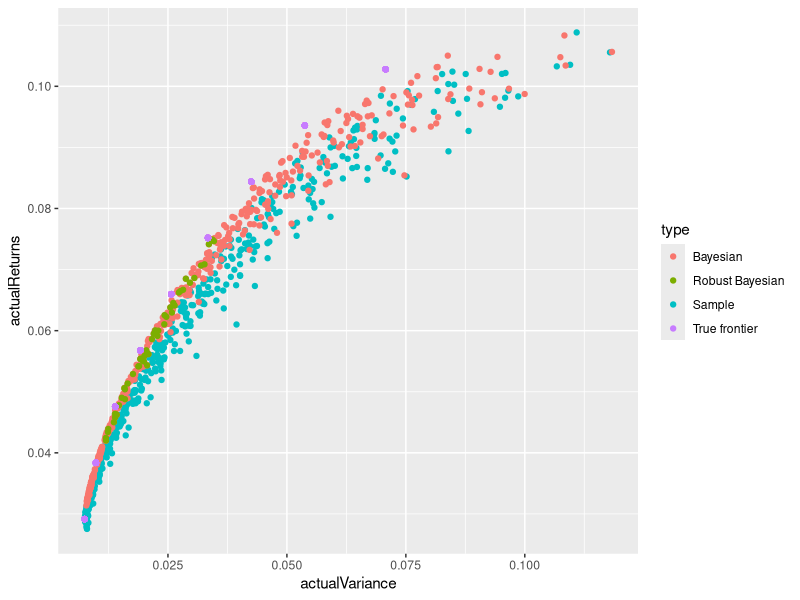

Write R code to recreate this figure.
library( matlab )
library( quadprog )
library( MASS )

#' Construct the mean-variance efficient frontier using a quadratic solver
#'
#' Construct a number of long-only or long-short portfolios on the mean-variance efficient frontier where each
#' portfolio is equally distanced in return space
#'
#' @param discretizations   number of portfolios to generate along efficient frontier (where each portfolio is equally distanced in return spaced)
#' @param cov               arithmetic covariance matrix of asset returns
#' @param mu                a vector of arithmetic returns for each asset
#' @param longonly          a boolean which constrains weights to > 0 if true
#'
#' @return a list of portfolios along the frontier from least risky to most risk
#'    The indices in each list correspond to each other
#'      returns             the expected portfolio returns along the frontier
#'      volatility          the variance of the portfolio along the frontier
#'      weights             the weights of the portfolio components along the frontier
#' @author Ram Ahluwalia \email{ram@@wingedfootcapital.com}
efficientFrontier = function( discretizations , cov , mu , longonly = FALSE ) 
  {    
  # setup quadratic program
  N = nrow( cov )
  firstDegree = zeros( N , 1 )
  secondDegree = cov
  Aeq = ones( 1 , N ) ; beq = 1
  A = eye( N )
  b = zeros( N , 1 )
  
  if ( !longonly )
    { Aqp = t( Aeq ) ; bqp = beq } 
  else
    { Aqp = t( rbind( Aeq , A ) ) ; bqp = c( beq , b ) }
  
  minVolWeights = solve.QP( secondDegree , firstDegree , Aqp , bqp , length( beq ) )$solution
  minVolRet = minVolWeights %*% mu
  
  maxRet = max( mu )
  
  step = ( maxRet - minVolRet ) / ( discretizations - 1 )
  targetReturns = seq( minVolRet , maxRet , step )
  
  weights = minVolWeights
  volatility = sqrt( minVolWeights %*% cov %*% minVolWeights )
  returns = minVolRet
  
  for( i in 2:( discretizations - 1 ) ){
    Aeq = ones( 1 , N )
    Aeq = rbind( Aeq , t( mu ) )
    
    beq = c( 1 , targetReturns[i] )
    if( !longonly ){
      Aqp = t( Aeq ) #combine A matrices
      bqp = beq #combine b vectors
    }else{
      Aqp = t( rbind( Aeq , A ))
      bqp = c(beq,b)
    }
    
    solvedWeights = solve.QP( secondDegree , firstDegree , Aqp , bqp , 1 )$solution
    weights = rbind( weights , solvedWeights )
    volatility = c( volatility , sqrt( solvedWeights %*% cov %*% solvedWeights ) )
    returns = c( returns , solvedWeights %*% mu )
    
  }  
  return( list( returns = returns , volatility = volatility , weights = weights ) )
}


#' Construct a Bayesian mean-variance efficient frontier and identifies the most robust portfolio
#'
#' Construct a collection of portfolios along the Bayesian mean-variance efficient frontier
#' where each portfolio is equally distanced in return space. The function also returns the most robust
#' portfolio along the Bayesian efficient frontier
#'
#' @param mean_post          the posterior vector of means (after blending prior and sample data)
#' @param cov_post           the posterior covariance matrix (after blending prior and sample data)
#' @param confidenceInPrior  a numeric with the relative confidence in the prior vs. the sample data. A value of 2 indicates twice as much weight to assign to the prior vs. the sample data. Must be greater than or equal to zero
#' @param riskAversionMu     risk aversion coefficient for estimation of means. 
#' @param riskAversionSigma  risk aversion coefficient for estimation of Sigma.
#' @param discretizations    an integer with the number of portfolios to generate along efficient frontier (equally distanced in return space). Parameter must be an integer greater or equal to 1.
#' @param volatility         a numeric with the volatility used to calculate gamma-m. gamma-m acts as a constraint on the maximum volatility of the robust portfolio. A higher volatility means a higher volatile robust portfolio may be identified.
#'
#' @return a list of portfolios along the frontier from least risky to most risky
#'   bayesianFrontier        a list with portfolio along the Bayesian efficient frontier. Specifically:
#'                               returns: the expected returns of each portfolo along the Bayesian efficient frontier
#'                               volatility: the expected volatility of each portfolo along the Bayesian efficient frontier
#'                               weights: the weights of each portfolo along the Bayesian efficient frontier
#'   robustPortfolio         the most robust portfolio along the Bayesian efficient frontier. Specifically:
#'                               returns: the expected returns of each portfolo along the Bayesian efficient frontier
#'                               volatility: the expected volatility of each portfolo along the Bayesian efficient frontier
#'                               weights: the weights of each portfolo along the Bayesian efficient frontier
#'
#' @author Ram Ahluwalia \email{ram@@wingedfootcapital.com}
#' @export
robustBayesianPortfolioOptimization = function( mean_post , cov_post , nu_post , riskAversionMu = .1 , riskAversionSigma = .1 , discretizations = 10 , longonly = FALSE , volatility )
{    
    # parameter checks    
    N = length( mean ) # number of assets    
    if ( ( N < 2 ) == TRUE ) { stop( "Requires a minimum of two assets to perform optimization" ) }
    if ( discretizations < 1 ) { stop( "Number of discretizations must be an integer greater than 1" ) }  
    if ( volatility < 0 ) { stop( "Volatility cannot be a negative number" ) }
    if ( nu_post < 3 ) { stop( "nu_post must be greater than 2 otherwise g_m is undefined " ) }
    if ( riskAversionMu < 0 ) { stop( "riskAversionMu must be a positive number" ) }
    if ( riskAversionSigma < 0 ) { stop( "riskAversionSigma must be a positive number" ) }
    
    # construct Bayesian efficient frontier
    bayesianFrontier = efficientFrontier( discretizations , cov_post , mean_post , longonly = TRUE ) # returns a list of returns, volatility, and assets weights along the posterior frontier. Each row represents a point on the frontier
  
    # measure gamma-m and gamma-s to identify which portfolios along the frontier are robust
        quantileMeanSquared = qchisq( riskAversionMu , N ) # the value of q-u is typically set to the quantile of the chi-squared distribution with N degrees of freedom (formula 6)    
        
        # g_m is defined as a constraint on the optimal robust portfolio such that the variance of the robust portfolio must be less than gamma-m
        g_m = sqrt( quantileMeanSquared / time_post * nu_post / ( nu_post - 2 ) ) # gamma-m (formula 20)
        
        quantileCovSquared = qchisq( riskAversionMu , N * ( N + 1 ) / 2 ) # from formula 7. N*(N+1)/2 is the degrees of freedom in a symmetric matrix (number of unique elements)        
        g_s = volatility / ( nu_post / ( nu_post + N + 1 ) + sqrt( 2 * nu_post * nu_post * quantileCovSquared / ( ( nu_post + N + 1 ) ^ 3 ) ) ) # gamma-sigma (formula 21) corresponding to the i'th portfolio along the sample efficient frontier
    
    # initialize parameters
    target = NULL

    # for each of the portfolios along the efficient Bayesian frontier identify the most robust portfolio
    for( k in 1:( discretizations - 1 ) ) 
        {                
        weightsBay = bayesianFrontier[[ "weights" ]][ k , ]                
        
        # reject portfolios that do not satisfy the constraints of formula 19 (i.e. Bayesian portfolios that are not robust, for example, the portfolios at the limit -- 100% confidence in prior or 100% confidence in sample)        
        # identify Robust Bayesian frontier which is a subset of the Bayesian frontier that is further shrunk to toward the global minimumm variance portfolio
            # and even more closely tight to the right of the efficient frontier        
            if ( weightsBay %*% cov_post %*% weightsBay <= g_s ) # constraint for formula 19
                { target = c( target , weightsBay %*% mean_post - g_m * sqrt( weightsBay %*% cov_post %*% weightsBay )) } # formula 19
                else { target = c( target , -999999999 ) } # if the Bayesian efficient portfolio does not satisfy the constraint we assign a large negative value (we will reject these portfolios in the next step)
        }    

        maxTarget = max( target )    
        if ( maxTarget == -999999999 ) { stop( "No robust portfolio found within credibility set. Try increasing volatility or adjusting risk aversion parameters." ) }
        maxIndex = which( target == maxTarget , arr.ind = TRUE ) # identify most robust Bayesian portfolio
        if ( length( maxIndex ) > 1 ) { stop( "The number of robust portfolios identified is greater than 1. Debug. " )}
    
    # identify Robust portfolio as a subset of Bayesian frontier    
    robustPortfolio = list( returns    = bayesianFrontier[[ "returns" ]][ maxIndex ] ,
                            volatility = bayesianFrontier[[ "volatility" ]][ maxIndex ] ,
                            weights    = bayesianFrontier[[ "weights" ]][ maxIndex , ] )    
    
    return( list( bayesianFrontier = bayesianFrontier , robustPortfolio = robustPortfolio , g_m = g_m , g_s = g_s ) )
    
    # Test that the number of returns portfolios is <= number of discretizations
    # Test that there are no NA's in the return results
}

# Example:
    # robustBayesianPortfolioOptimization( mean_post = mean_post , cov_post = cov_post , nu_post = 156 , riskAversionMu = .1 , riskAversionSigma = .1 , discretizations = 10 , longonly = TRUE , volatility = .10 )

#' Constructs the partial confidence posterior based on a prior, sample mu/covariance, and relative confidence in the prior
#'
#' Constructs the partial confidence posterior based on prior (mean vector and covariance matrix) and a posterior
#' with a relative confidence in the prior vs. the sample data
#'
#' @param mean                  the mean of the sample returns
#' @param cov                   the sample covariance matrix
#' @param mean_prior            the prior for the mean returns
#' @param cov_prior             the covariance matrix prior
#' @param confidenceInMeanPrior a numeric with the relative confidence in the mean prior vs. the sample mean. A value of 2 indicates twice as much weight to assign to the prior vs. the sample data. Must be greater than or equal to zero
#' @param confidenceInCovPrior  a numeric with the relative confidence in the covariance prior vs. the sample covariance. A value of 2 indicates twice as much weight to assign to the prior vs. the sample data. Must be greater than or equal to zero
#' @param sampleSize            a numeric with the number of rows in the sample data used to estimate mean_sample and cov_sample
#'
#' @return mean_post            a vector with the confidence weighted posterior mean vector of asset returns blended from the prior and sample mean vector
#' @return cov_post             a covariance matrix the confidence weighted posterior covariance matrix of asset returns blended from the prior and sample covariance matrix
#' @return time_post            a numeric with ... TODO: 
#' @return nu_pst               a numeric with ... TODO:
#' @author Ram Ahluwalia \email{ram@@wingedfootcapital.com}
#' @export
PartialConfidencePosterior = function( mean_sample , cov_sample , mean_prior , cov_prior , relativeConfidenceInMeanPrior , relativeConfidenceInCovPrior , sampleSize )
{
    # parameter checks
    if ( (length( mean_sample ) == nrow( cov_sample )) == FALSE ) { stop( "number of assets in mean must match number of assets in covariance matrix")}
    if ( (length( mean_sample ) == length( mean_prior )) == FALSE ) { stop( "number of assets in mean must match number of assets in mean_prior")}
    if ( ( nrow( cov_sample ) == nrow( cov_prior ) ) == FALSE ) { stop( "number of assets in sample covariance must match number of assets in prior covariance matrix")}
    N = length( mean_sample ) # number of assets    
    if ( ( N < 2 ) == TRUE ) { stop( "requires a minimum of two assets to perform optimization" ) }
    if ( relativeConfidenceInMeanPrior < 0 ) { stop( "Confidence in mean prior must be a number greater than or equal to zero" ) }
    if ( relativeConfidenceInCovPrior  < 0 ) { stop( "Confidence in covariance prior must be a number greater than or equal to zero" ) }
    
    # Investor's experience and confidence is summarized by mean_prior, cov_prior, time_prior, and nu_prior
        # nu_prior = confidence on the inverse of cov_prior (see 7.25 - Meucci Risk & Asset Allocation Text). A larger value of nu_prior corresponds to little uncertainty about the view on inverse of Sigma, and thus Sigma    
        # confidenceInPrior = time_prior = T0 = confidence in the prior view mean_prior
    confidenceInSample = sampleSize # typically the number of observations on which the mean_sample and cov_sample is based on
    confidenceInMeanPrior = sampleSize * relativeConfidenceInMeanPrior
    confidenceInCovPrior = sampleSize * relativeConfidenceInCovPrior
    
    # blend prior and the sample data to construct posterior
    time_post = confidenceInSample + confidenceInMeanPrior
    nu_post = confidenceInSample + confidenceInCovPrior    
    mean_post = 1/time_post * ( mean_sample * confidenceInSample + mean_prior * confidenceInMeanPrior )    
    cov_post = 1/nu_post * (cov_sample * confidenceInSample + cov_prior * confidenceInCovPrior + ( mean_sample - mean_prior ) %*% t( ( mean_sample - mean_prior ) ) / ( 1 / confidenceInSample + 1 / confidenceInMeanPrior ) )
    
    return( list( mean_post = mean_post , cov_post = cov_post , time_post = time_post , nu_post = nu_post ) )    
    
    # TODO: Test expectations
        # Test 1: If relative confidence in prior is 0, then returns mean_sample and cov_sample
        # Test 2: If relative confidence in prior is 1, and sampleSize = 0 then returns mean_prior and cov_prior
        # Test 3: As the number of sample size observations increase, the posterior mean and covariance shrinks toward mean_sample and cov_sample
}

####################################################################
# Example from Meucci's MATLAB script:  S_SimulationsCaseStudy.M
# See MATLAB package "Meucci_RobustBayesian" for original MATLAB
# source on www.symmys.com
####################################################################

####################################################################
# inputs
####################################################################
J = 50 # number of simulations
T = 52 # number of observations in time series
N = 20 # number of assets in the market
r = .4 # overall correlation in constant correlation matrix
min_s = .1 # min volatility among the N assets
max_s = .4 # max volatility among the N assets
NumPortf = 10 # number of discretizations for efficient frontier
p_m = .1 # aversion to estimation risk for mu
p_s = .1 # aversion to estimation risk for sigma

####################################################################
# true market parameters
####################################################################
C = ( 1 - r ) * eye( N ) + r * ones( N , N ) # creates a homogenous correlation matrix
step_s = ( max_s - min_s ) / ( N - 1 ) # 1st asset will have min volatility...
s = seq( min_s , max_s , step_s ) # ... last asset will have maximum volatility
S = diag(s) %*% C %*% diag(s) # fake covariance matrix with equally spaced volatilities

# Note the means are defined in such a way that a mean-variance optimization would yield an equally weighted portfolio
# fake mean matrix : mus = 2.5 * Sigma / N
    M = 2.5 * S %*% ones( N , 1 ) / N

####################################################################
# conduct Monte carlo simulation
####################################################################

# initialize variables
meanVarMus = meanVarVols = trueMus = trueVols = bayesianMus = bayesianVols = robustMus = robustVols = list()

# construct efficient sample, bayesian, and robust bayesian frontier for each simulation
for( j in 1:J )
{
  # Sample T draws from the true covariance matrix
  rets = mvrnorm( T , M , S ) 
  
  # construct mean-variance frontier using sample estimate.
  mean = colMeans( rets ) # get mean vector
  cov = cov( rets ) # cov vector  
  sampleFrontier = efficientFrontier( NumPortf , cov , mean , TRUE ) # returns a list of returns, volatility, and assets weights along the frontier. Each row represents a point on the frontier
  
  # construct mean-variance efficient portfolio based on true Mu and sigma  
  trueFrontier = efficientFrontier( NumPortf , S , M , TRUE ) 
  
  # Bayesian prior for covariance and mu's (an arbitrary prior model of covariance and returns)
    # the covariance prior is equal to the sample covariance on the principal diagonal
    cov_prior  = diag( diag( cov ) ) 
  
    # set the prior expected returns for each asset to : mus = .5 * Sigma(1/N). Incidentally, this ensures there is a perfect positive linear relationship between asset variance and asset expected  return
    mean_prior = .5 * cov_prior %*% rep( 1/N , N ) 
  
    # set the confidence in the prior as twice the confidence in the sample and blend the prior with the sample data
    posterior = PartialConfidencePosterior( mean_sample = mean , cov_sample = cov , mean_prior = mean_prior , cov_prior = cov_prior , 
                                            relativeConfidenceInMeanPrior = 2 , relativeConfidenceInCovPrior = 2 , sampleSize = nrow( rets ) )

    cov_post = posterior$cov_post ; mean_post = posterior$mean_post ; time_post = posterior$time_post ; nu_post = posterior$nu_post ; rm( posterior )
  
  # construct Bayesian frontier using blended mu and Sigma, and identify robust portfolio
  # returns a set of Bayesian efficient portfolios: a list of returns, volatility, and assets weights along the posterior frontier. Each row represents a point on the frontier
        # and the returns, volatility, and assets of the most robust portfolio in the set
  
  pickVol = round( .8 * NumPortf ) # Picks the 80% highest volatility ( a parameter )...
  volatility = ( sampleFrontier[[ "volatility" ]][ pickVol ] ) ^ 2 # ...on the sample *efficient* frontier. On the efficient *sample* frontier. This is why the problem is a second-order cone programming problem. TODO: why use sample frontier?
  
  if ( is.na(volatility) == TRUE ) { stop( "The chosen volatility is too high" ) }
  
  frontierResults = robustBayesianPortfolioOptimization( mean_post = mean_post , 
                                                         cov_post = cov_post , 
                                                         nu_post = nu_post ,
                                                         riskAversionMu = p_m , 
                                                         riskAversionSigma = p_s , 
                                                         discretizations = NumPortf ,
                                                         longonly = FALSE ,
                                                         volatility = volatility )
  
  bayesianFrontier = frontierResults$bayesianFrontier ; robustPortfolio = frontierResults$robustPortfolio ; rm(frontierResults) 
  
  # initialize parameters
  mumv = volmv = mutrue = voltrue = mubay = volbay = NULL
  
  # for each  portfolios along the sample and Bayesian frontiers, measure the actual returns and actual volatility based on the true returns/true covariance
  for( k in 1:( NumPortf - 1 ) ) 
  {      
    # Notice when plotting the sample-based allocation is broadly scattered in inefficient regions
    weightsMV = sampleFrontier[[ "weights" ]][ k , ] # retrieve the weights assigned to the k'th portfolio along the sample frontier
    mumv = c( mumv , weightsMV %*% M ) # given the optimal weights from sample estimates of mu and Sigma, measure the actual return using the true asset means
    volmv = c( volmv , ( weightsMV %*% S %*% weightsMV ) ) # given the optimal weights from the sample estimates of mu and Sigma, measure the actual variance of the portfolio
    
    # measure actual performance using true mu and cov
    weightsMVTrue = trueFrontier[[ "weights" ]][ k , ] # retrieve the weights assigned to the k'th portfolio along the true frontier
    mutrue = c( mutrue , weightsMVTrue %*% M ) # given the optimal weights from actual values of mu and Sigma, measure the actual return using the true asset means
    voltrue = c( voltrue , ( weightsMVTrue %*% S %*% weightsMVTrue ) ) # given the optimal weights from the sample estimates of mu and Sigma, measure the actual variance of the portfolio    

    weightsBay = bayesianFrontier[[ "weights" ]][ k , ]
    mubay = c( mubay , weightsBay %*% M ) # given the optimal weights from Bayesian estimates of mu and Sigma, measure the actual return using the true asset means
    volbay = c( volbay , ( weightsBay %*% S %*% weightsBay ) ) # given the optimal weights from the Bayesian estimates of mu and Sigma, measure the actual variance of the portfolio
   }   
    
    # measure the actual performance of the most Robust portfolio along the Bayesian efficient frontier
    weightsRob = robustPortfolio$weights
    murob = weightsRob %*% M
    volrob = weightsRob %*% S %*% weightsRob
     
    # collect actual return and actual variances results for each portfolio in each simulation
    meanVarMus[[ j ]] = mumv # list of actual returns along efficient frontier for each simulation based on portfolio constructed using sample mean and sample co-variance
    meanVarVols[[ j ]] = volmv # ...and the list of actual variances along efficient frontier
    bayesianMus[[ j ]] = mubay # list of actual returns based on bayesian mixing of prior and data sampled from true distribution
    bayesianVols[[ j ]] = volbay # ...and the list of associated actual variances
    robustMus[[ j ]] = murob # list of actual return based on robust allocation... Note only one robust portfolio per simulation j is identified.
    robustVols[[ j ]] = volrob # ...and the list of associated actual variances. Note only one robust portfolio per simulation j is identified.
    trueMus[[ j ]] = mutrue # list of actual return based on optimizing with the true mus...
    trueVols[[ j ]] = voltrue # ...and the list of associated actual variances  
}

# Plot sample, bayesian, and robust mean/variance portfolios
    library( ggplot2 )

    # create dataframe consisting of actual returns, actual variance, and sample indicator    
    actualReturns = unlist( meanVarMus ) ; actualVariance = unlist( meanVarVols )
    plotData1 = data.frame( actualReturns = actualReturns, actualVariance = actualVariance , type = "Sample" )
    actualReturns = unlist( bayesianMus ) ; actualVariance = unlist( bayesianVols )
    plotData2 = data.frame( actualReturns = actualReturns, actualVariance = actualVariance , type = "Bayesian" )
    actualReturns = unlist( robustMus ) ; actualVariance = unlist( robustVols )
    plotData3 = data.frame( actualReturns = actualReturns, actualVariance = actualVariance , type = "Robust Bayesian" )
    actualReturns = unlist( trueMus ) ; actualVariance = unlist( trueVols )
    plotData4 = data.frame( actualReturns = actualReturns, actualVariance = actualVariance , type = "True frontier" )
    plotData = rbind( plotData1 , plotData2 , plotData3 , plotData4 ) ; rm( plotData1 , plotData2 , plotData3 , actualReturns , actualVariance )

    # build plot with overlays    
    # Notice when plotting the the Bayesian portfolios are shrunk toward the prior. Therefore they 
    # are less scattered and more efficient, although the prior differs significantly from the true market parameters.
    ggplot( data = plotData ) + geom_point( aes_string( x = "actualVariance" , y = "actualReturns" , color = "type"  ) )
